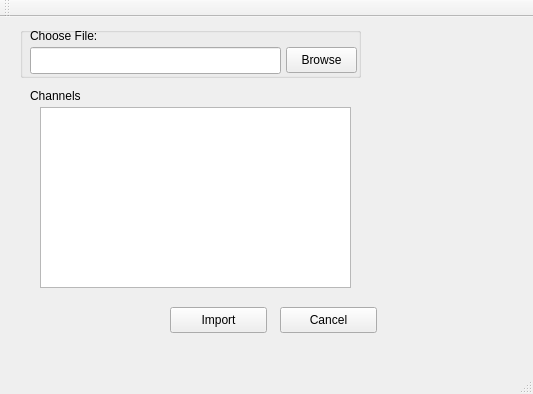
<?xml version="1.0" encoding="UTF-8"?>
<ui version="4.0">
 <class>importbox</class>
 <widget class="QMainWindow" name="importbox">
  <property name="geometry">
   <rect>
    <x>0</x>
    <y>0</y>
    <width>533</width>
    <height>394</height>
   </rect>
  </property>
  <property name="windowTitle">
   <string>importbox</string>
  </property>
  <widget class="QWidget" name="centralWidget">
   <widget class="QGroupBox" name="groupBox">
    <property name="geometry">
     <rect>
      <x>20</x>
      <y>10</y>
      <width>341</width>
      <height>51</height>
     </rect>
    </property>
    <property name="title">
     <string/>
    </property>
    <widget class="QLabel" name="label2">
     <property name="geometry">
      <rect>
       <x>10</x>
       <y>0</y>
       <width>101</width>
       <height>17</height>
      </rect>
     </property>
     <property name="text">
      <string>Choose File:</string>
     </property>
    </widget>
    <widget class="QLineEdit" name="FileEntry">
     <property name="geometry">
      <rect>
       <x>10</x>
       <y>20</y>
       <width>251</width>
       <height>27</height>
      </rect>
     </property>
    </widget>
    <widget class="QPushButton" name="BrowseButton">
     <property name="geometry">
      <rect>
       <x>266</x>
       <y>20</y>
       <width>71</width>
       <height>26</height>
      </rect>
     </property>
     <property name="text">
      <string>Browse</string>
     </property>
    </widget>
   </widget>
   <widget class="QLabel" name="label1">
    <property name="geometry">
     <rect>
      <x>30</x>
      <y>70</y>
      <width>67</width>
      <height>17</height>
     </rect>
    </property>
    <property name="text">
     <string>Channels</string>
    </property>
   </widget>
   <widget class="QTreeView" name="ImportChannelList">
    <property name="geometry">
     <rect>
      <x>40</x>
      <y>90</y>
      <width>311</width>
      <height>181</height>
     </rect>
    </property>
   </widget>
   <widget class="QPushButton" name="ImportButton">
    <property name="geometry">
     <rect>
      <x>170</x>
      <y>290</y>
      <width>97</width>
      <height>26</height>
     </rect>
    </property>
    <property name="text">
     <string>Import</string>
    </property>
   </widget>
   <widget class="QPushButton" name="CancelButton">
    <property name="geometry">
     <rect>
      <x>280</x>
      <y>290</y>
      <width>97</width>
      <height>26</height>
     </rect>
    </property>
    <property name="text">
     <string>Cancel</string>
    </property>
   </widget>
  </widget>
  <widget class="QMenuBar" name="menuBar">
   <property name="geometry">
    <rect>
     <x>0</x>
     <y>0</y>
     <width>533</width>
     <height>25</height>
    </rect>
   </property>
  </widget>
  <widget class="QToolBar" name="mainToolBar">
   <attribute name="toolBarArea">
    <enum>TopToolBarArea</enum>
   </attribute>
   <attribute name="toolBarBreak">
    <bool>false</bool>
   </attribute>
  </widget>
  <widget class="QStatusBar" name="statusBar"/>
 </widget>
 <layoutdefault spacing="6" margin="11"/>
 <resources/>
 <connections/>
</ui>
